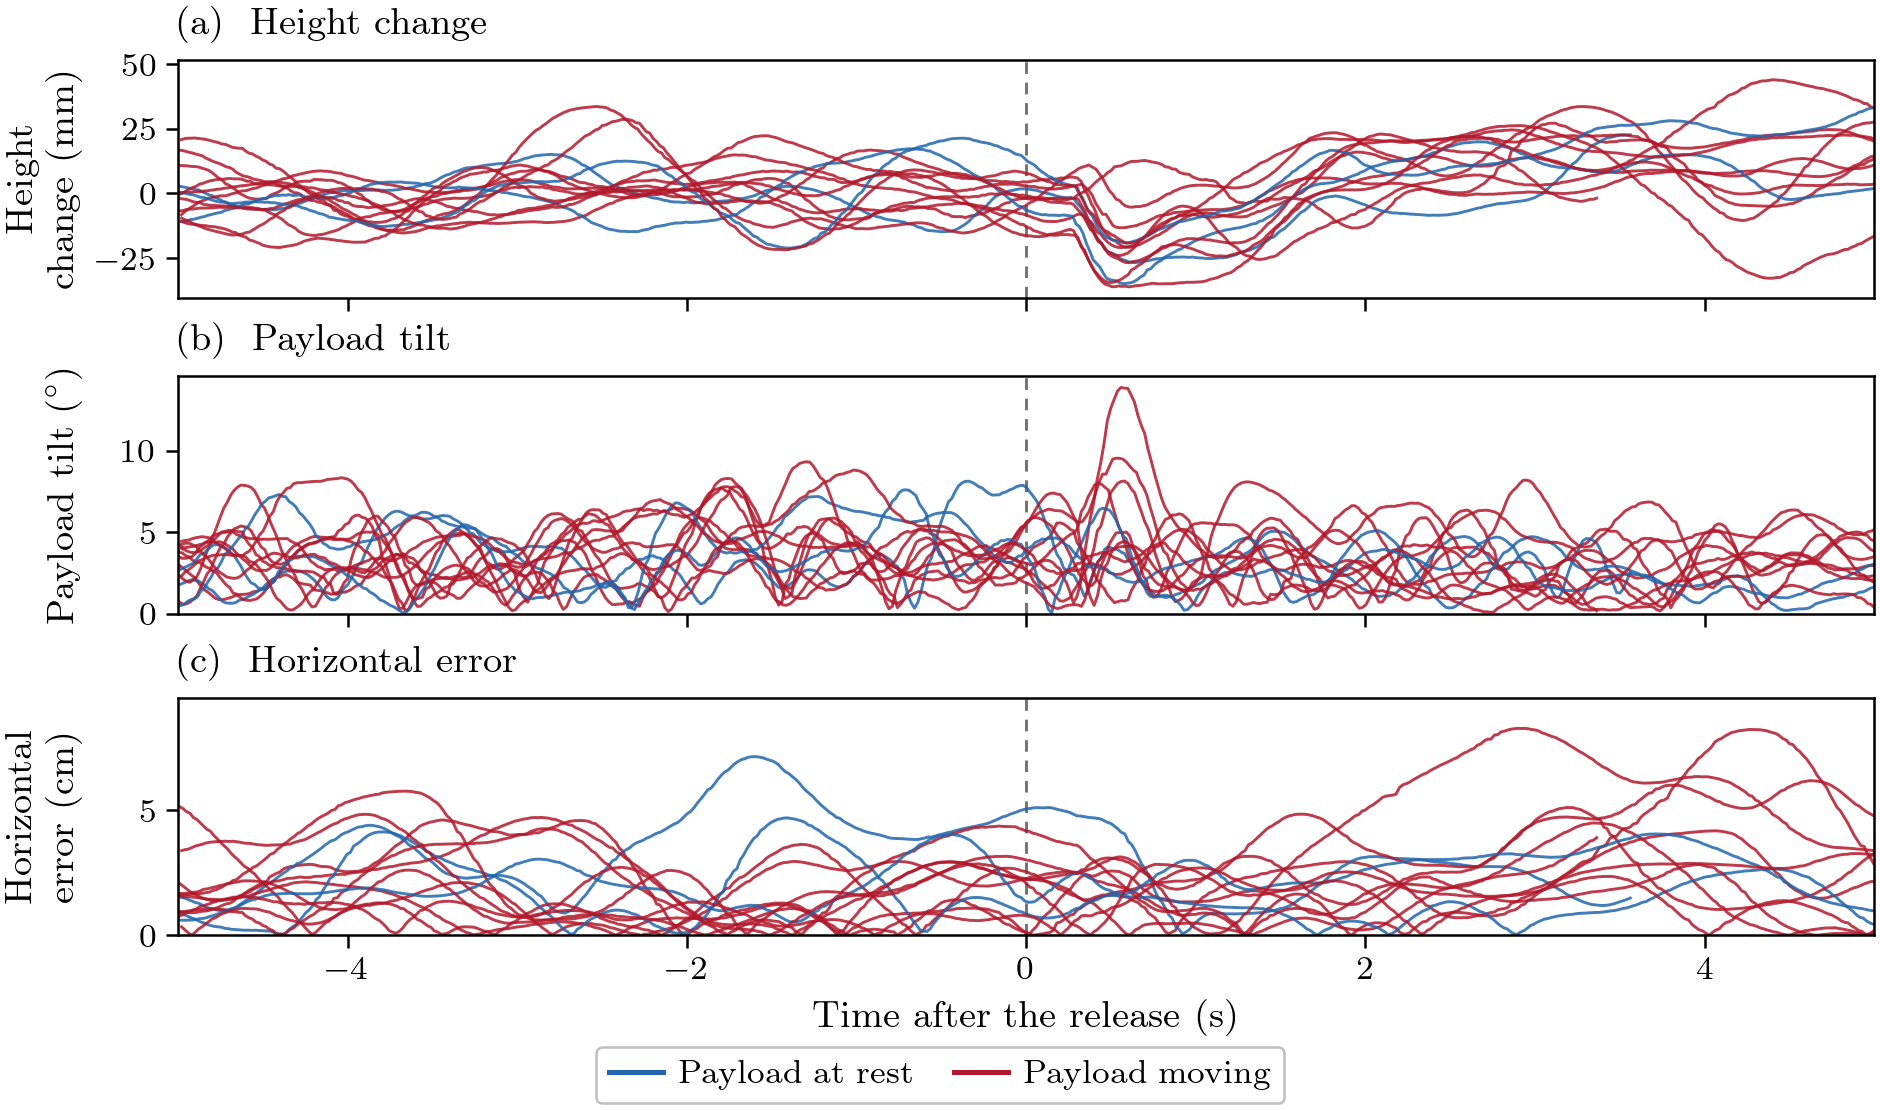

This chart was generated by the following Python code:
#!/usr/bin/env python3
"""The ring's response to the object landing in the net (Setup 3, 11-13 Nov; feed F113, F116-F118; Wesley 13 Nov:
the drop shows the planner's disturbance rejection and recovery, the drop-off itself is the collaborator's).

The one sentence: when the object landed in the net, the ring's height dipped by about 2 cm and came back within a few
seconds, and its tilt and horizontal error stayed within the motion they already had before the drop, with the ring at
rest or moving.
Hero: three stacked panels against the time from the release (-5 to +5 s, the table's windows), one thin line per drop into the net: (a) the change in
the ring's height from its 5 s pre-release mean, (b) the ring's tilt, (c) its horizontal distance from the reference.
Blue: the ring at rest (measured speed under 0.05 m/s over the second before the release); red: moving (the circle or
the figure-eight). The release is the dashed line at 0.
Left out: the two drops that lost the ring (k1ob_2, k1zo: 57-71 deg, text only), the C++ drop that missed the net
(fm9hc 13 Nov), and every series after the new agent's next descent (fm9_5, fm9c_2, fm9hc_5: q4_next_descent_s).
Data: results/analysis/rig_results_2026-11-13/drop_series.csv.gz (F118: -5 to +10 s on the 50 Hz grid, keyed on flight
and day) and drop_disturbance.csv (in_net, ring_speed_mps, q4_next_descent_s).
"""
import os
import sys

import numpy as np
import pandas as pd

HERE = os.path.dirname(os.path.abspath(__file__))
sys.path.insert(0, HERE)
import review_style as S  # noqa: E402

S.HERE = HERE
DIR = os.path.join(S.REPO, 'results', 'analysis', 'rig_results_2026-11-13')
REST = 0.05


def main():
    tab = pd.read_csv(os.path.join(DIR, 'drop_disturbance.csv'))
    tab = tab[tab.in_net == 'yes']
    ser = pd.read_csv(os.path.join(DIR, 'drop_series.csv.gz'))
    S.setup()
    fig = S.figure('full', 3.7)
    axs = fig.subplots(3, 1, sharex=True)
    n = {True: 0, False: 0}
    for _, r in tab.iterrows():
        s = ser[(ser.flight == r.flight) & (ser.day == r.day)].sort_values('t_from_release_s')
        t = s.t_from_release_s.to_numpy()
        keep = t <= (r.q4_next_descent_s if np.isfinite(r.q4_next_descent_s) else np.inf)
        rest = r.ring_speed_mps < REST
        n[rest] += 1
        col = S.BLUE if rest else S.RED
        for ax, c in zip(axs, ('ring_dz_mm', 'ring_tilt_deg', 'xy_err_cm')):
            ax.plot(t[keep], s[c].to_numpy()[keep], color=col, lw=S.LW_CTX, alpha=0.85)
    print('drops at rest', n[True], 'moving', n[False])
    for ax in axs:
        ax.axvline(0, **S.REF)
    axs[0].set_ylabel('Height\nchange (mm)')
    axs[1].set_ylabel(r'Payload tilt ($^\circ$)')
    axs[2].set_ylabel('Horizontal\nerror (cm)')
    axs[2].set_xlabel('Time after the release (s)')
    axs[2].set_xlim(-5, 5)                         # the table's windows: 5 s before, 0-5 s after (blind critic 13 Nov)
    axs[0].set_yticks([-25, 0, 25, 50])
    axs[1].set_ylim(0, None)
    axs[2].set_ylim(0, None)
    fig.align_ylabels(axs)
    for ax, letter, name in zip(axs, 'abc', ('Height change', 'Payload tilt', 'Horizontal error')):
        S.panel(ax, letter, name)
    h = [S.plt.Line2D([], [], color=S.BLUE, lw=1.2), S.plt.Line2D([], [], color=S.RED, lw=1.2)]
    S.ps.legend_below(fig, h, ['Payload at rest', 'Payload moving'], ncol=2)
    S.save(fig, 'fig_drop_response')


if __name__ == '__main__':
    main()
